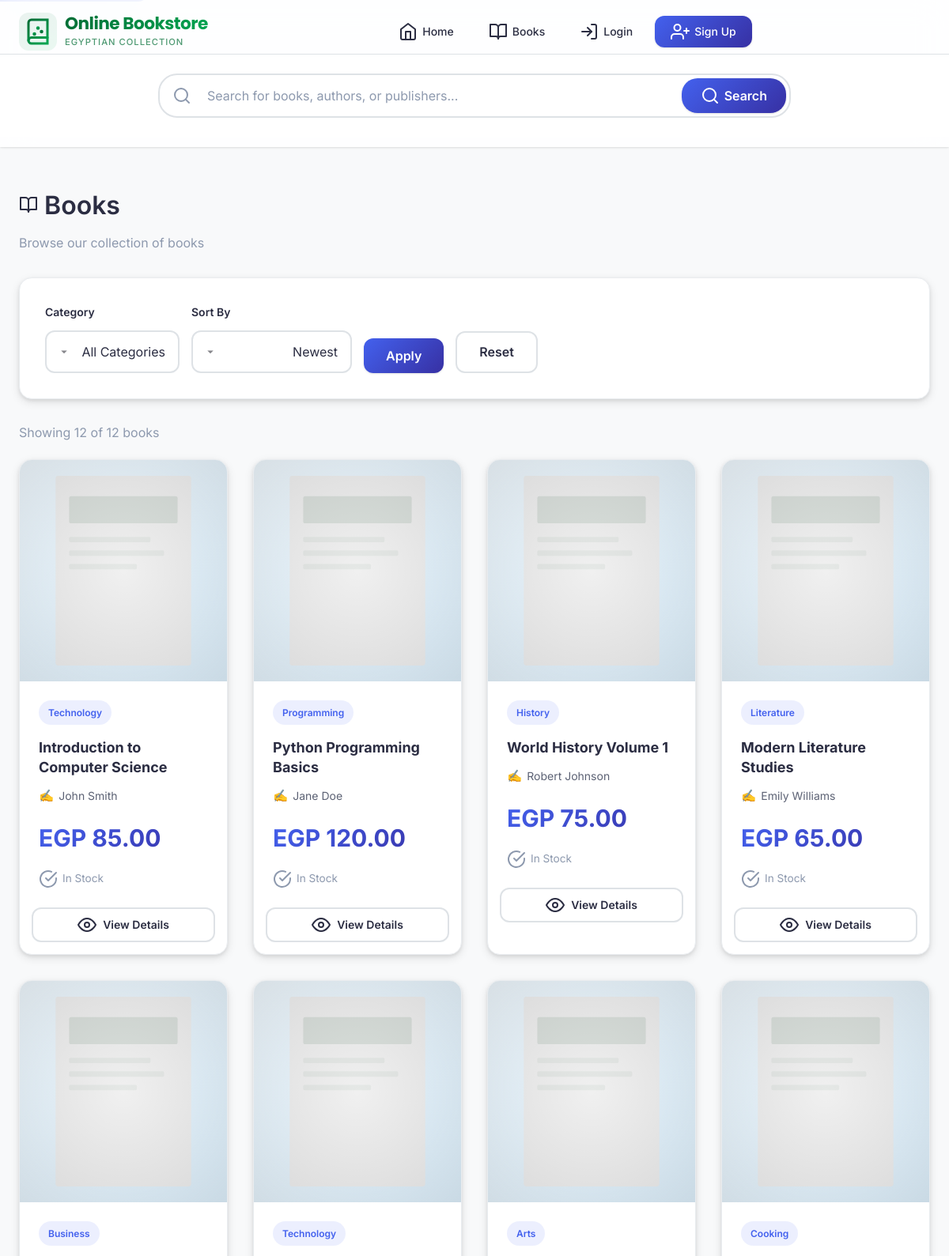
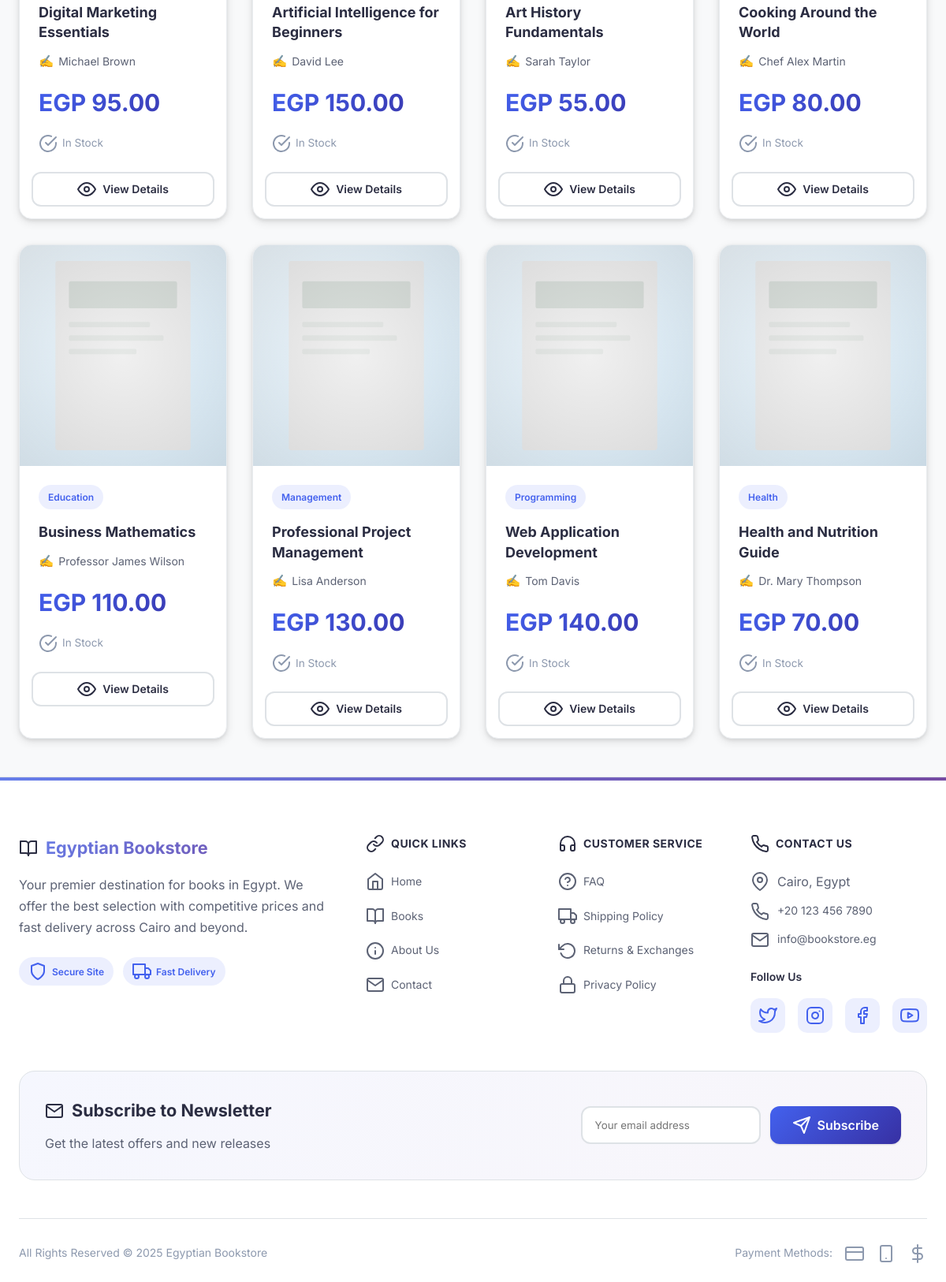
The page /books.php on the database its author committed (2 pictures, top to bottom).
### tables this page shows
CREATE TABLE books (
    isbn VARCHAR(20) PRIMARY KEY,
    title VARCHAR(500) NOT NULL,
    authors VARCHAR(500) NOT NULL,
    publisher_id INT,
    year INT,
    price DECIMAL(10, 2) NOT NULL,
    category VARCHAR(100),
    stock INT DEFAULT 0,
    threshold INT DEFAULT 5,
    image_url VARCHAR(500) DEFAULT NULL,
    description TEXT,
    created_at TIMESTAMP DEFAULT CURRENT_TIMESTAMP,
    FOREIGN KEY (publisher_id) REFERENCES publishers(id) ON DELETE SET NULL
);

### includes/auth.php (called while the page is built, shortened)
<?php
function sanitize($data) {
    return htmlspecialchars(strip_tags(trim($data)), ENT_QUOTES, 'UTF-8');
}
?>

### includes/db.php (called while the page is built, shortened)
<?php
$use_mysqli = extension_loaded('mysqli');
$use_pdo = extension_loaded('pdo_mysql');
function getDBConnection() {
    global $use_mysqli, $use_pdo;
    static $conn = null;
    if ($conn === null) {
        if ($use_mysqli) {
            $conn = new mysqli(DB_HOST, DB_USER, DB_PASS, DB_NAME);
            $conn->set_charset(DB_CHARSET);
        } else {
            die("خطأ: لم يتم العثور على درايفر MySQL. يرجى تثبيت mysqli أو PDO MySQL.");
        }
    }
    return $conn;
}
function dbQuery($sql, $params = []) {
    global $use_mysqli;
    $conn = getDBConnection();
    if ($use_mysqli) {
        $stmt = $conn->prepare($sql);
        if (!empty($params)) {
            $types = str_repeat('s', count($params));
            $stmt->bind_param($types, ...$params);
        }
        $stmt->execute();
        $result = $stmt->get_result();
        $data = $result->fetch_all(MYSQLI_ASSOC);
        return $data;
    } else {
        $stmt = $conn->prepare($sql);
        $stmt->execute($params);
        return $stmt->fetchAll();
    }
}
function dbQuerySingle($sql, $params = []) {
    global $use_mysqli;
    $conn = getDBConnection();
    if ($use_mysqli) {
        $stmt = $conn->prepare($sql);
        $stmt->execute();
        $result = $stmt->get_result();
        $data = $result->fetch_assoc();
        return $data;
    } else {
        $stmt = $conn->prepare($sql);
        $stmt->execute($params);
        return $stmt->fetch();
    }
}
?>

### books.php (the view, shortened to what this page needs)
<?php
require_once 'includes/db.php';
require_once 'includes/auth.php';
require_once 'includes/header.php';
$page = max(1, intval($_GET['page'] ?? 1));
$perPage = 12;
$offset = ($page - 1) * $perPage;
$sort = sanitize($_GET['sort'] ?? 'newest');
$where = [];
$params = [];
$whereClause = $where ? 'WHERE ' . implode(' AND ', $where) : '';
$orderBy = match($sort) {
    'price_asc' => 'b.price ASC',
    'price_desc' => 'b.price DESC',
    'title' => 'b.title ASC',
    'oldest' => 'b.created_at ASC',
    default => 'b.created_at DESC'
};
$totalCount = dbQuerySingle(
    "SELECT COUNT(*) as count FROM books b $whereClause",
    $params
)['count'];
$params[] = $perPage;
$params[] = $offset;
$books = dbQuery(
    "SELECT b.*, p.name as publisher_name
     FROM books b
     LEFT JOIN publishers p ON b.publisher_id = p.id
     $whereClause
     ORDER BY $orderBy
     LIMIT ? OFFSET ?",
    $params
);
?>
<div class="page-header">
    <h1><i data-feather="book-open"></i> Books</h1>
    <p>Browse our collection of books</p>
</div>
<div class="card" style="margin-bottom: 30px;">
    <div class="card-body">
        <form method="GET" action="" style="display: flex; gap: 15px; flex-wrap: wrap; align-items: flex-end;">
            <div class="form-group" style="margin-bottom: 0; min-width: 150px;">
                <label for="category">Category</label>
                <select name="category" id="category" class="form-control">
                    <option value="">All Categories</option>
                </select>
            </div>
            <div class="form-group" style="margin-bottom: 0; min-width: 150px;">
                <label for="sort">Sort By</label>
                <select name="sort" id="sort" class="form-control">
                    <option value="newest" <?php echo $sort === 'newest' ? 'selected' : ''; ?>>Newest</option>
                </select>
            </div>
            <button type="submit" class="btn btn-primary">Apply</button>
            <a href="/books.php" class="btn btn-secondary">Reset</a>
        </form>
    </div>
</div>
<p style="margin-bottom: 20px; color: var(--text-light);">
    Showing <?php echo count($books); ?> of <?php echo $totalCount; ?> books
</p>
<?php if (empty($books)): ?>
    <div class="empty-state">
        <div class="empty-state-icon"><i data-feather="book-open"></i></div>
        <h3>No Books Found</h3>
        <p>We couldn't find any books matching your search.</p>
        <a href="/books.php" class="btn btn-primary">View All Books</a>
    </div>
<?php else: ?>
    <div class="books-grid">
        <?php foreach ($books as $book): ?>
            <div class="book-card">
                <div class="book-card-image"></div>
                <div class="book-card-content">
                    <span class="book-card-category"><?php echo htmlspecialchars($book['category']); ?></span>
                    <h3 class="book-card-title"><?php echo htmlspecialchars($book['title']); ?></h3>
                    <p class="book-card-author"><?php echo htmlspecialchars($book['authors']); ?></p>
                    <div class="book-card-price">EGP <?php echo number_format($book['price'], 2); ?></div>
                    <div class="book-card-stock <?php echo $book['stock'] <= 0 ? 'out' : ($book['stock'] < $book['threshold'] ? 'low' : ''); ?>">
                        <i data-feather="<?php echo $book['stock'] > 0 ? 'check-circle' : 'x-circle'; ?>"></i>
                        <?php
                        if ($book['stock'] <= 0) {
                            echo 'Out of Stock';
                        } elseif ($book['stock'] < $book['threshold']) {
                            echo 'Limited Stock (' . $book['stock'] . ')';
                        } else {
                            echo 'In Stock';
                        }
                        ?>
                    </div>
                </div>
                <div class="book-card-actions">
                    <a href="/book.php?isbn=<?php echo urlencode($book['isbn']); ?>" class="btn btn-secondary btn-sm" style="flex: 1;"><i data-feather="eye"></i> View Details</a>
                </div>
            </div>
        <?php endforeach; ?>
    </div>
<?php endif; ?>
<?php require_once 'includes/footer.php'; ?>

### rows shown on the page
books: category "Technology", title "Introduction to Computer Science", authors "John Smith", price "85.00", stock "In Stock"
books: category "Programming", title "Python Programming Basics", authors "Jane Doe", price "120.00", stock "In Stock"
books: category "History", title "World History Volume 1", authors "Robert Johnson", price "75.00", stock "In Stock"
books: category "Literature", title "Modern Literature Studies", authors "Emily Williams", price "65.00", stock "In Stock"
books: category "Business", title "Digital Marketing Essentials", authors "Michael Brown", price "95.00", stock "In Stock"
books: category "Technology", title "Artificial Intelligence for Beginners", authors "David Lee", price "150.00", stock "In Stock"
books: category "Arts", title "Art History Fundamentals", authors "Sarah Taylor", price "55.00", stock "In Stock"
books: category "Cooking", title "Cooking Around the World", authors "Chef Alex Martin", price "80.00", stock "In Stock"
books: category "Education", title "Business Mathematics", authors "Professor James Wilson", price "110.00", stock "In Stock"
books: category "Management", title "Professional Project Management", authors "Lisa Anderson", price "130.00", stock "In Stock"
books: category "Programming", title "Web Application Development", authors "Tom Davis", price "140.00", stock "In Stock"
books: category "Health", title "Health and Nutrition Guide", authors "Dr. Mary Thompson", price "70.00", stock "In Stock"

### other values the page prints
count($books) "12"
$totalCount "12"
